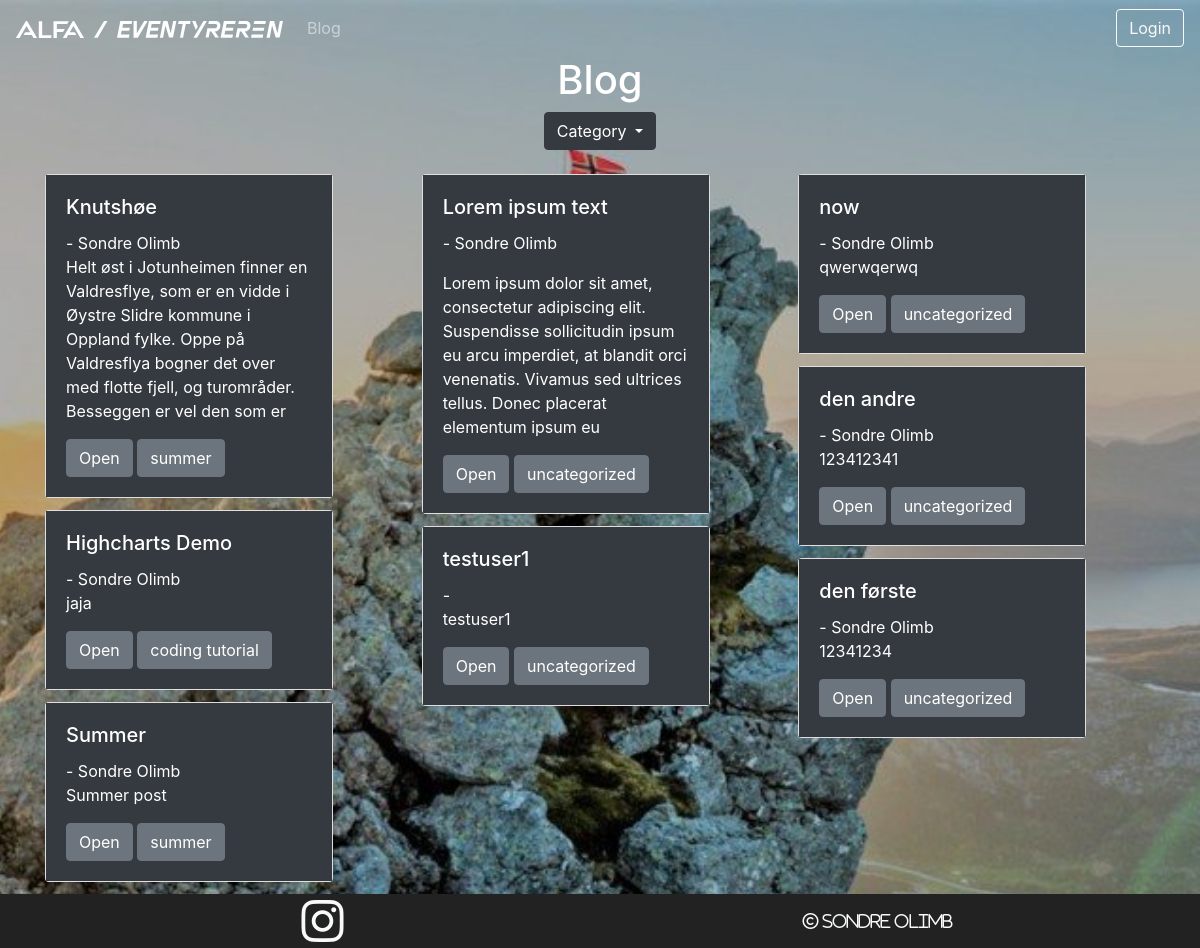
Page /blog on the committed database.
### blog/models.py (models this page shows, shortened)
class Post(models.Model):
    title = models.CharField(max_length=255)
    title_tag=models.CharField(max_length=255)
    author =models.ForeignKey(User, on_delete=models.CASCADE)  #this line deletes all elements created by this user if this user is deleted
    body = models.TextField()
    post_date = models.DateTimeField(auto_now_add=True)
    category = models.CharField(max_length=255, default="uncategorized")

### blog/views.py (the view)
# urls.py: path("blog",HomeView.as_view(),name="blog"),
class HomeView(ListView):
    model = Post
    template_name = 'blog.html'
    ordering = ["-post_date"]
    cats = Category.objects.all()
    def get_context_data(self, *args, **kwargs): #this needs to bee aded to evry view that wants the category data
        cat_menu = Category.objects.all()
        context = super(HomeView, self).get_context_data(*args, **kwargs)
        context["cat_menu"] = cat_menu
        return context

### blog/models.py (called while the page is built)
    def __str__(self):
        return self.name  # lets us se the title o the blog page in the admin page

### templates/blog.html (shortened to what this page needs)
{% extends "base.html" %}
{% load static %}
{% block content %}
<div class ="container justify-content-center">
<h1 class= " text-center " >Blog</h1>
{% if cat_menu %}
        <div class="dropdown d-box text-center" >
          <button class="btn btn-dark dropdown-toggle align-self-center" type="button" id="dropdownMenuButton" data-toggle="dropdown" aria-haspopup="true" aria-expanded="false" >
            Category
          </button>
        </div>
    <br/>
{% endif %}
    <div class="justify-content-center " >
    <div class="card-columns justify-content-center" >
        {% for post in object_list %}
            <div class="card " style="width: 18rem; ">
                <div class="card-body bg-dark" >
                <h5 class="card-title">{{ post.title }}</h5>
                <p class="card-text">- {{ post.author.first_name }} {{ post.author.last_name }} <br/> {{ post.body|slice:":200"|safe}} </p>
                <a href="{% url "article-detail" post.pk %}" class="btn btn-secondary">Open</a>
                    <a href="{% url "category" post.category|slugify %}" class="btn btn-secondary">{{ post.category }}</a>
                </div>
            </div>
        {%  endfor %}
    </div>
    </div>
</div>
{% endblock %}

### templates/base.html (shortened to what this page needs)
{% load static %}
<!doctype html>
<html lang="en">
  <head>
    <link rel="stylesheet" href="https://cdn.jsdelivr.net/npm/bootstrap@4.5.3/dist/css/bootstrap.min.css">
        <link href='https://api.mapbox.com/mapbox-gl-js/v1.12.0/mapbox-gl.css' rel='stylesheet' />
  </head>
  <body >
    {% include "navbar.html" %}
<div  style = " min-height: 100vh">
      {% block content %}
    {% endblock %}
</div>
    {% include "footer.html" %}
  </body>
</html>

### templates/navbar.html (shortened to what this page needs)
{% load static %}
{% block content %}
<nav class="navbar  navbar-expand-lg navbar-dark bg-transparent">
  <a class=" navbar-brand " href={% url "landing" %} >
      <img  src="{% static "images/logo-alfa-explorer.svg" %}" class="  img-fluid" style="max-width: 50vw">
  </a>
  <div class="collapse navbar-collapse" id="navbarText">
    <ul class="navbar-nav mr-auto">
        <li class="nav-item">
        <a class="nav-link" style="margin-right: 1rem" href={% url "blog" %}>Blog</a>
        </li>
    </ul>
    <ul class="navbar-nav navbar-right">
      {% if user.is_authenticated %}
            <li class="nav-item">
                <a class="nav-link" style="margin-right: 1rem" href={% url "add_post" %}>Add post</a>
            </li>
          <li class="nav-item">
                <a class="nav-link" style="margin-right: 1rem" href={% url "add_category" %}>Add category</a>
            </li>
            <li class="nav-item">
                <a href="{% url "logout" %}" class="btn btn-outline-light">Logout</a>
            </li>
            {% else %}
            <li class="nav-item">
            <a href="{% url "login" %}" class="btn btn-outline-light">Login</a>
            </li>
            {% endif %}
    </ul>
  </div>
</nav>
{% endblock %}

### templates/footer.html (shortened to what this page needs)
<!DOCTYPE html>
<footer>
  <div class = "container align-items-center d-flex" >
      <div class ="container">
    <a class = "text-light" href=https://www.instagram.com/alfasko/?hl=en><i class="fab fa-instagram fa-3x"></i></a>
          </div>
      <div class ="container">
    <a class = " text-light" href=#><i class="far fa-copyright"> Sondre Olimb</i></a>
          </div>
      </div>
</footer>

### templates/base.html (style rules this page uses)
body { color: white; margin:0; }

### templates/footer.html (style rules this page uses)
footer { text-align: center; padding: 3px; background-color: #222222; color: white; }

### rows in the picture
Post: title "Knutshøe", author.first_name "Sondre", author.last_name "Olimb", body "Helt øst i Jotunheimen finner en Valdresflye, som er en vidde i Øystre Slidre kommune i Oppland fylke. Oppe på Valdresflya bogner det over med flotte fjell, og turområder. Besseggen er vel den som er", category "summer"
Post: title "Highcharts Demo", author.first_name "Sondre", author.last_name "Olimb", body "jaja", category "coding tutorial"
Post: title "Summer", author.first_name "Sondre", author.last_name "Olimb", body "Summer post", category "summer"
Post: title "Lorem ipsum text", author.first_name "Sondre", author.last_name "Olimb", body "Lorem ipsum dolor sit amet, consectetur adipiscing elit. Suspendisse sollicitudin ipsum eu arcu imperdiet, at blandit orci venenatis. Vivamus sed ultrices tellus. Donec placerat elementum ipsum eu", category "uncategorized"
Post: title "testuser1", body "testuser1", category "uncategorized"
Post: title "now", author.first_name "Sondre", author.last_name "Olimb", body "qwerwqerwq", category "uncategorized"
Post: title "den andre", author.first_name "Sondre", author.last_name "Olimb", body "123412341", category "uncategorized"
Post: title "den første", author.first_name "Sondre", author.last_name "Olimb", body "12341234", category "uncategorized"
